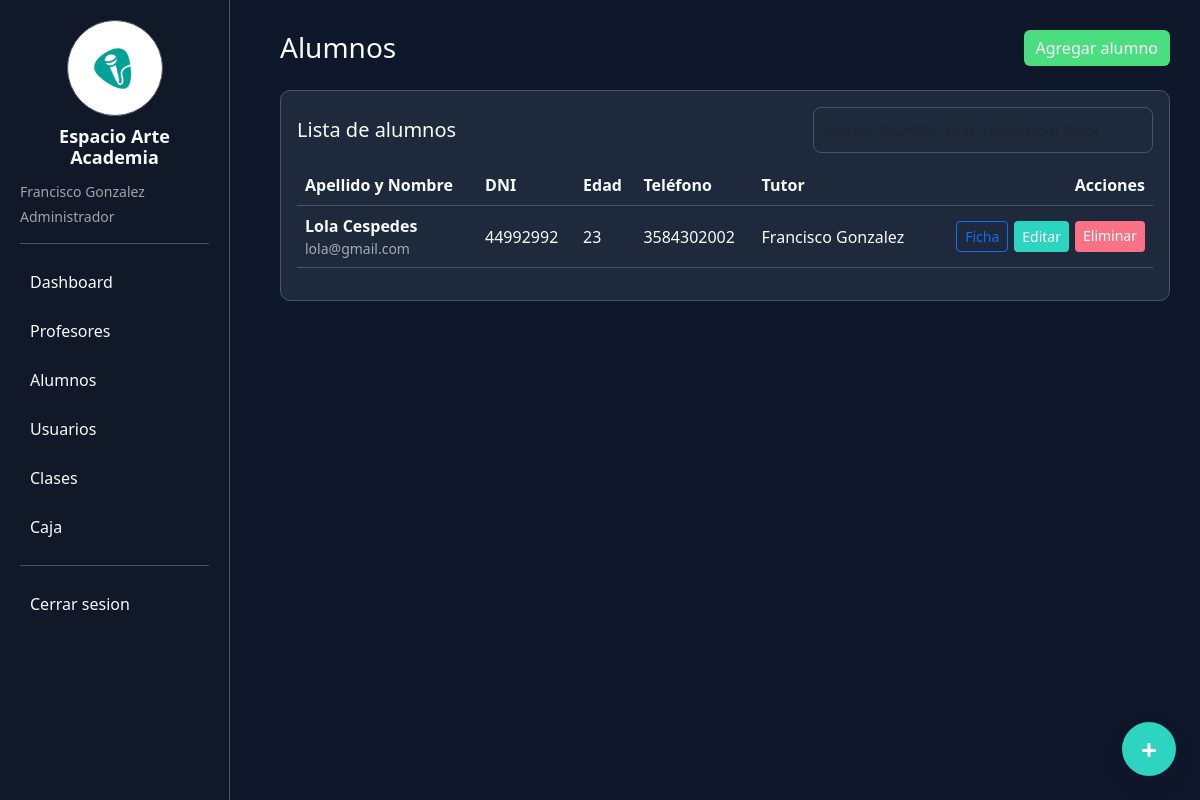
Page /alumnos (signed in) on the committed database.
### tables this page shows
CREATE TABLE configuracion (
        clave TEXT PRIMARY KEY,
        valor TEXT
    );

CREATE TABLE alumnos (
        id INTEGER PRIMARY KEY AUTOINCREMENT,
        apellido_nombre TEXT,
        dni TEXT,
        fecha_nacimiento TEXT,
        dia_inscripcion TEXT,
        edad INTEGER,
        telefono TEXT,
        direccion TEXT,
        email TEXT
    , tutor_profesor_id INTEGER);

CREATE TABLE profesores (
        id INTEGER PRIMARY KEY AUTOINCREMENT,
        nombre TEXT,
        instrumento TEXT,
        valor_hora REAL,
        color TEXT DEFAULT '#3b82f6'
    , nombre_apellido TEXT, dni TEXT, telefono TEXT, domicilio TEXT, email TEXT, edad INTEGER, precio_clase REAL DEFAULT 0, porcentaje_grupal REAL DEFAULT 40, porcentaje_individual REAL DEFAULT 50, porcentaje_duo REAL DEFAULT 40, activo INTEGER DEFAULT 1, observaciones_liquidacion TEXT DEFAULT '');

### app.py (the view)
@app.route("/alumnos")
@roles_required("admin")
def alumnos():
    conn = get_conn()
    alumnos = conn.execute("""
        SELECT alumnos.*, profesores.nombre_apellido as tutor_nombre
        FROM alumnos
        LEFT JOIN profesores ON alumnos.tutor_profesor_id = profesores.id
        ORDER BY alumnos.apellido_nombre
    """).fetchall()
    profesores = conn.execute("SELECT * FROM profesores ORDER BY nombre_apellido").fetchall()
    conn.close()
    return render_template(
        "alumnos.html",
        alumnos=alumnos,
        profesores=profesores
    )

### app.py (called while the page is built)
def get_conn():
    conn = sqlite3.connect(DB_PATH, timeout=30)
    conn.row_factory = sqlite3.Row
    return conn

def obtener_configuracion(conn):
    filas = conn.execute("SELECT clave, valor FROM configuracion").fetchall()
    return {fila["clave"]: fila["valor"] for fila in filas}

def normalizar_rol(valor):
    valor = (valor or "").strip().lower()
    if valor in ["comun", "administrativo", "recepción"]:
        return "recepcion"
    return valor if valor in ROLES else "recepcion"

def usuario_actual():
    if not session.get("usuario_id"):
        return None
    return {
        "id": session["usuario_id"],
        "nombre": session["usuario_nombre"],
        "rol": normalizar_rol(session["usuario_rol"]),
        "rol_nombre": ROLE_LABELS.get(normalizar_rol(session["usuario_rol"]), session["usuario_rol"]),
        "profesor_id": session.get("profesor_id")
    }

def permisos_usuario_actual():
    if not session.get("usuario_id"):
        return set()
    rol = normalizar_rol(session.get("usuario_rol"))
    try:
        conn = get_conn()
        usuario = conn.execute("SELECT activo, rol FROM usuarios WHERE id=?", (session["usuario_id"],)).fetchone()
        if not usuario or int(usuario["activo"] or 0) == 0:
            conn.close()
            return set()
        rol = normalizar_rol(usuario["rol"])
        permisos = {
            fila["permiso_codigo"]
            for fila in conn.execute("""
                SELECT permiso_codigo
                FROM rol_permisos
                WHERE rol_codigo=?
            """, (rol,)).fetchall()
        }
        conn.close()
        return permisos
    except sqlite3.Error:
        return set(DEFAULT_ROLE_PERMISSIONS.get(rol, []))

def tiene_permiso(permiso):
    return permiso in permisos_usuario_actual()

def puede(permiso):
    return tiene_permiso(permiso)

def puede_gestionar_clases():
    return tiene_permiso("clases.crear") or tiene_permiso("clases.editar")

def puede_ver_pagos():
    return tiene_permiso("caja.ver")

@app.context_processor
def contexto_usuario():
    conn = get_conn()
    configuracion = obtener_configuracion(conn)
    conn.commit()
    conn.commit()
    conn.close()
    return {
        "usuario_actual": usuario_actual(),
        "puede_gestionar_clases": puede_gestionar_clases(),
        "puede_ver_pagos": puede_ver_pagos(),
        "puede": puede,
        "configuracion": configuracion
    }

### templates/alumnos.html (shortened to what this page needs)
{% extends "base.html" %}
{% block content %}
<div class="d-flex justify-content-between align-items-center mb-4">
    <h3 class="mb-0">Alumnos</h3>
    <button class="btn btn-success" data-bs-toggle="modal" data-bs-target="#modalAlumno">
        Agregar alumno
    </button>
</div>
<div class="card p-3">
    <div class="table-toolbar">
        <h5 class="mb-0">Lista de alumnos</h5>
        <input class="form-control table-search" data-table-search="#tablaAlumnos" placeholder="Buscar alumno, DNI, teléfono o tutor">
    </div>
    {% if alumnos %}
    <div class="table-responsive">
        <table class="table align-middle" id="tablaAlumnos">
            <thead>
                <tr>
                    <th>Apellido y Nombre</th>
                    <th>DNI</th>
                    <th>Edad</th>
                    <th>Teléfono</th>
                    <th>Tutor</th>
                    <th class="text-end">Acciones</th>
                </tr>
            </thead>
            <tbody>
                {% for a in alumnos %}
                <tr>
                    <td>
                        <strong>{{ a.apellido_nombre }}</strong>
                        <div class="text-muted small">{{ a.email }}</div>
                    </td>
                    <td>{{ a.dni }}</td>
                    <td>{{ a.edad }}</td>
                    <td>{{ a.telefono }}</td>
                    <td>{{ a.tutor_nombre or "Sin tutor" }}</td>
                    <td class="text-end">
                        <div class="action-group">
                            <a href="/alumnos/{{ a.id }}" class="btn btn-outline-primary btn-sm">Ficha</a>
                            <button
                                class="btn btn-primary btn-sm"
                                data-bs-toggle="modal"
                                data-bs-target="#modalEditarAlumno"
                                data-id="{{ a.id }}"
                                data-apellido-nombre="{{ a.apellido_nombre }}"
                                data-dni="{{ a.dni }}"
                                data-fecha-nacimiento="{{ a.fecha_nacimiento }}"
                                data-dia-inscripcion="{{ a.dia_inscripcion }}"
                                data-edad="{{ a.edad }}"
                                data-telefono="{{ a.telefono }}"
                                data-direccion="{{ a.direccion }}"
                                data-email="{{ a.email }}"
                                data-tutor-profesor-id="{{ a.tutor_profesor_id or '' }}"
                                onclick="cargarAlumnoEditar(this)">
                                Editar
                            </button>
                            <a href="/eliminar_alumno/{{ a.id }}" class="btn btn-danger btn-sm" onclick="return confirm('Seguro que queres eliminar este alumno?')">Eliminar</a>
                        </div>
                    </td>
                </tr>
                {% endfor %}
            </tbody>
        </table>
    </div>
    {% else %}
    <p class="mb-0 text-muted">Todavía no hay alumnos cargados.</p>
    {% endif %}
</div>
{% endblock %}

### templates/base.html (shortened to what this page needs)
<!DOCTYPE html>
<html>
<head>
<link href="https://cdn.jsdelivr.net/npm/bootstrap@5.3.0/dist/css/bootstrap.min.css" rel="stylesheet">
</head>
<body>
<div class="sidebar">
    <div class="brand-block">
        <img src="{{ url_for('static', filename=configuracion.logo_app | default('logo.jpeg')) }}" alt="{{ configuracion.nombre_app | default('Espacio Arte Academia') }}">
        <h4>{{ configuracion.nombre_app | default("Espacio Arte Academia") }}</h4>
    </div>
    {% if usuario_actual %}
    <div class="text-muted small mb-1">{{ usuario_actual.nombre }}</div>
    <div class="text-muted small mb-3">{{ usuario_actual.rol_nombre }}</div>
    {% endif %}
    <hr>
    {% if puede("dashboard.ver") %}
    <a href="/">Dashboard</a>
    {% endif %}
    {% if puede("profesores.ver") %}
    <a href="/profesores">Profesores</a>
    {% endif %}
    {% if puede("alumnos.ver") %}
    <a href="/alumnos">Alumnos</a>
    {% endif %}
    {% if puede("usuarios.ver") %}
    <a href="/usuarios">Usuarios</a>
    {% endif %}
    {% if puede("clases.ver") %}
    <a href="/clases">Clases</a>
    {% endif %}
    {% if puede("caja.ver") %}
    <a href="/caja">Caja</a>
    {% endif %}
    {% if usuario_actual %}
    <hr>
    <a href="/logout">Cerrar sesion</a>
    {% endif %}
</div>
<div class="content">
{% block content %}{% endblock %}
</div>
{% if puede("configuracion.editar") %}
<button class="theme-button" data-bs-toggle="modal" data-bs-target="#modalApariencia" title="Personalizar apariencia">
    +
</button>
{% endif %}
</body>
</html>

### rows in the picture
configuracion: valor (picture)
configuracion: nombre_app "Espacio Arte Academia"
alumnos: apellido_nombre "Lola Cespedes", email "lola@gmail.com", dni "44992992", edad "23", telefono "3584302002", nombre_apellido "Francisco Gonzalez"

### other values in the picture
{{ usuario_actual.nombre }} "Francisco Gonzalez"
{{ usuario_actual.rol_nombre }} "Administrador"
